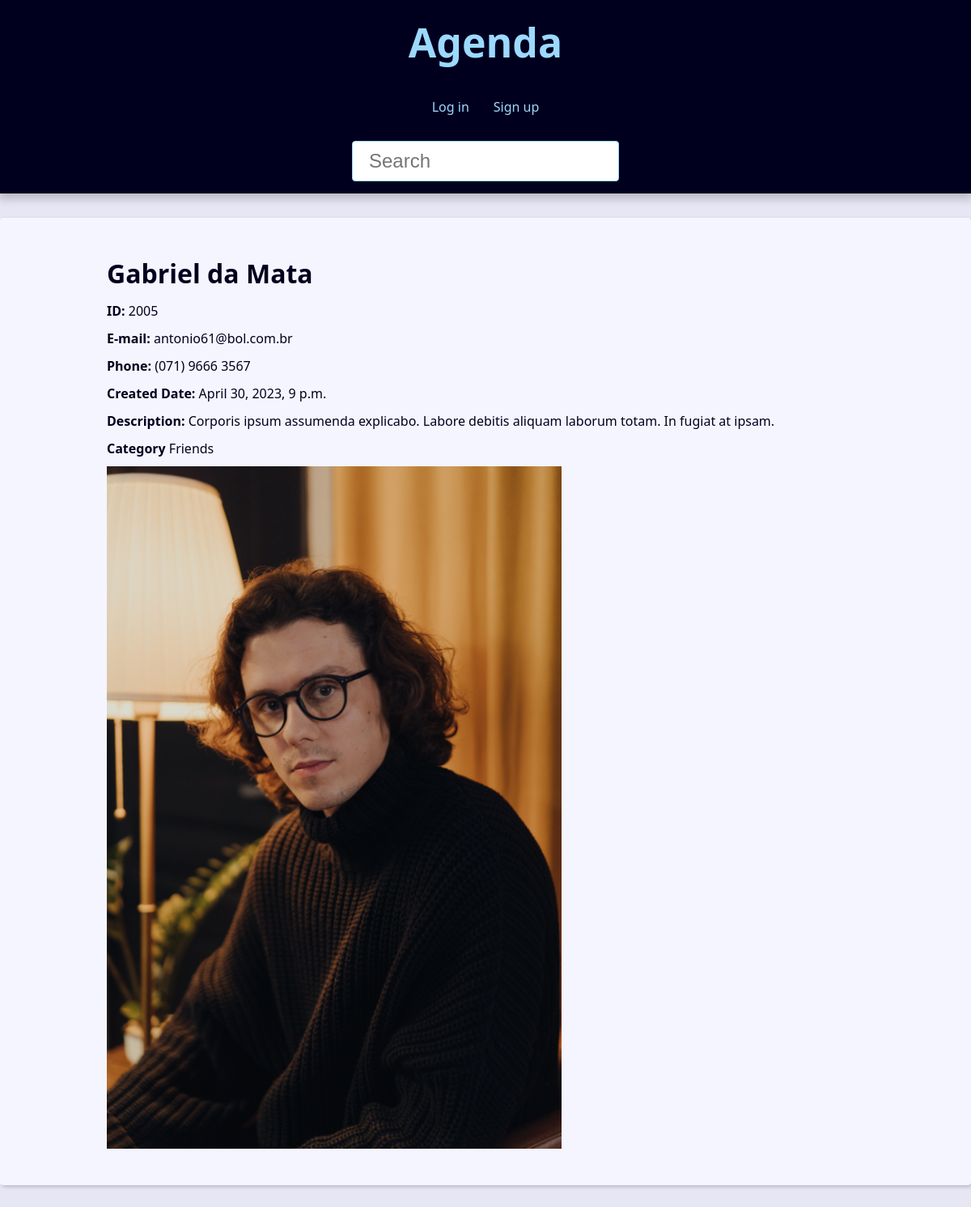
Page /contact/2005/ on the committed database.
### contact/models.py (models this page shows, shortened)
class Contact(models.Model):
    first_name = models.CharField(max_length=50)
    last_name = models.CharField(max_length=50, blank=True)
    phone = models.CharField(max_length=50)
    email = models.EmailField(max_length=254)
    created_date = models.DateTimeField(default=timezone.now)
    description = models.TextField(blank=True, help_text='Optional')
    show = models.BooleanField(default=True)
    picture = models.ImageField(blank=True, upload_to='pictures/%Y/%m/')
    category = models.ForeignKey(
        Category, on_delete=models.SET_NULL, blank=True, null=True,
        help_text='Optional'
    )
    owner = models.ForeignKey(
        User, on_delete=models.SET_NULL, blank=True, null=True
    )

class Category(models.Model):
    class Meta:
        verbose_name = 'Category'
        verbose_name_plural = 'Categories'
    name = models.CharField(max_length=50)

### contact/views/contact_views.py (the view)
# urls.py: path('contact/<int:contact_id>/', views.contact, name='contact'),
def contact(request, contact_id):
    single_contact = get_object_or_404(Contact, pk=contact_id, show=True)
    site_title = f'{single_contact.first_name} {single_contact.last_name } - '
    context = {'contact': single_contact, 'site_title': site_title, }
    return render(request, 'contact/contact.html', context)

### contact/templates/contact/contact.html (shortened to what this page needs)
{% extends 'global/base.html' %}
{% block content %}
  <div class="single-contact">
    <h1 class="single-contact-name">
      {{ contact.first_name }} {{ contact.last_name }}
    </h1>
    <p><b>ID:</b> {{ contact.id }} </p>
    <p><b>E-mail:</b> {{ contact.email }} </p>
    <p><b>Phone:</b> {{ contact.phone }} </p>
    <p><b>Created Date:</b> {{ contact.created_date }} </p>
    <p><b>Description:</b> {{ contact.description }}</p>
    <p><b>Category</b> {{ contact.category.name }} </p>
    {% if contact.picture %}
      <p>
        <img src="{{ contact.picture.url}}" alt="{{ contact.first_name }} {{ contact.last_name }}">
      </p>
    {% endif %}
    </div>
{% endblock content %}

### base_static/global/css/style.css (style rules this page uses)
:root { --link-dark-color: rgb(0, 83, 134); --link-light-color: rgb(156, 217, 255); --clr-black: rgb(0, 0, 30); --clr-light-gray: rgb(230, 230, 245); --clr-white: rgb(245, 245, 255); --clr-dark-shadow-5: rgba(0, 0, 10, 5%); --clr-dark-shadow-10: rgba(0, 0, 10, 10%); --clr-dark-shadow-20: rgba(0, 0, 10, 20%); --clr-light-shadow-10: rgba(200, 200, 255, 10%); --small-font-size: 1.6rem; --smaller-font-size: 1.4rem; --smallest-font-size: 1.2rem; --medium-font-size: 2.4rem; --biggest-font-size: 5rem; --table-min-width: 60rem; --main-page-width: 120rem; --spacing: 1.5rem; --default-border-radius: 4px; --transition-fast: 300ms; }
*, *::before, *::after { margin: 0; padding: 0; box-sizing: border-box; }
html { font-size: 62.5%; }
body { font-family: system-ui, -apple-system, BlinkMacSystemFont, 'Segoe UI', Roboto, Oxygen, Ubuntu, Cantarell, 'Open Sans', 'Helvetica Neue', sans-serif; line-height: 1.5; font-size: var(--small-font-size); color: var(--clr-black); -webkit-font-smoothing: antialiased; background: var(--clr-light-gray); }
img, svg { display: block; max-width: 60%; }
.single-contact p { margin: 1rem 0; }
.single-contact h1 { margin: 1rem 0; }
@media (min-width: 600px) { .single-contact { max-width: 80%; margin: calc(var(--spacing) * 2) auto; } }

### rows in the picture
Contact: first_name "Gabriel", last_name "da Mata", id "2005", email "antonio61@bol.com.br", phone "(071) 9666 3567", created_date "April 30, 2023, 9 p.m.", description "Corporis ipsum assumenda explicabo. Labore debitis aliquam laborum totam. In fugiat at ipsam.", category.name "Friends", picture (picture)
